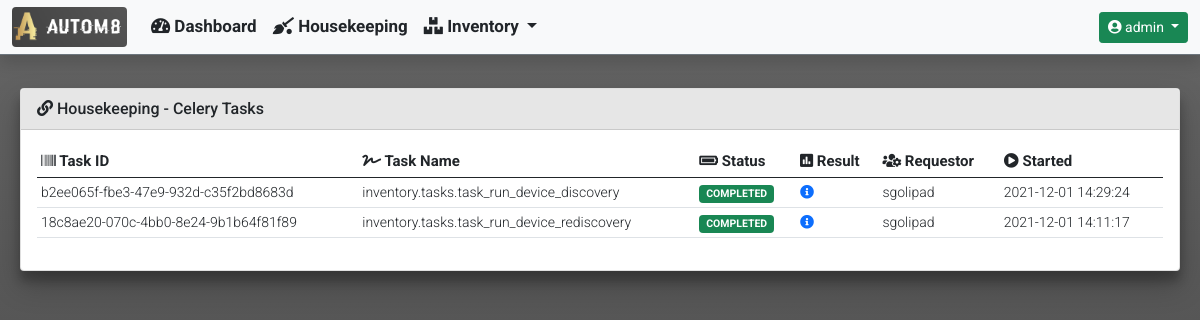
/housekeeping/ (signed in), run on an earlier commit of the app's database.
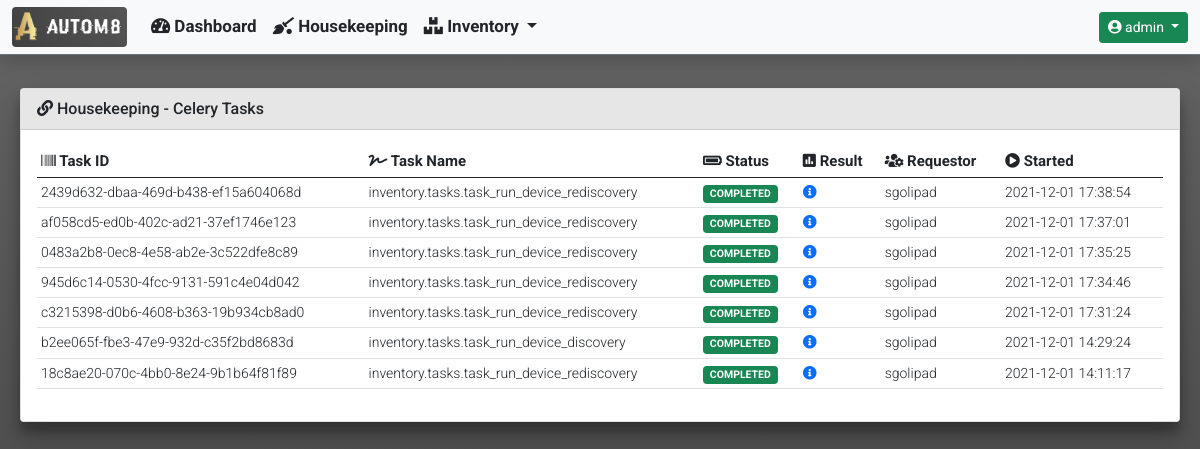
And on a later commit of the database.
### housekeeping/models.py (models this page shows)
class CeleryJobResults(models.Model):
    task_id = models.UUIDField(
        primary_key=True,
        default=uuid.uuid4,
        max_length=255
    )
    task_name = models.CharField(max_length=255)
    task_status = models.CharField(max_length=255)
    task_result = models.JSONField(null=True)
    task_requested_by = models.CharField(max_length=255)
    start_time = models.DateTimeField()

### housekeeping/views.py (the view)
def housekeeping_celery_tasks(request):
    hostname = 'celery@' + str(gethostname())
    tasks = current_app.control.inspect([hostname])
    tasks_list = CeleryJobResults.objects.all().order_by('-start_time')
    context = {
            'title': 'Housekeeping - Celery Tasks',
            'card_header': 'Housekeeping - Celery Tasks',
            'data': {
                'tasks_list': tasks_list
            }
        }
    if tasks.stats():
        data = {
            'celery_information': {
                'celery_statistics': tasks.stats(),
                'registered_tasks': tasks.registered_tasks()[hostname],
                'scheduled_tasks': tasks.scheduled()[hostname],
                'active_tasks': tasks.active()[hostname],
                'reserved_tasks': tasks.reserved()
            }
        }
        context['data'].update(data)
        return render(
            request,
            'housekeeping/housekeeping_celery_tasks.html',
            context
        )
    else:
        return render(
                request,
                'housekeeping/housekeeping_celery_tasks.html',
                context
            )

### templates/housekeeping/housekeeping_celery_tasks.html (shortened to what this page needs)
{% extends "base_template/base.html"%}
{% block content %}
{% if data.tasks_list %}
<div class="col-md-12">
    <div class="table-responsive rounded">
        <table id="celery_completed_tasks" class="table table-hover table-sm" style="width:100%">
            <thead>
                <tr>
                    <th><i class="fas fa-barcode"></i> Task ID</th>
                    <th><i class="fas fa-signature"></i> Task Name</th>
                    <th><i class="fas fa-battery-full"></i> Status</th>
                    <th><i class="fas fa-poll"></i> Result</th>
                    <th><i class="fas fa-users-cog"></i> Requestor</th>
                    <th><i class="fas fa-play-circle"></i> Started</th>
                </tr>
            </thead>
            <tbody>
                {% for completed_task in data.tasks_list %}
                <tr>
                    <td>{{ completed_task.task_id }}</td>
                    <td>{{ completed_task.task_name }}</td>
                    <td>
                        {% if 'COMPLETED' in completed_task.task_status %}
                            <span class="badge bg-success">{{ completed_task.task_status }}</span>
                        {% else %}
                            <span class="badge bg-danger">{{ completed_task.task_status }}</span>
                        {% endif %}
                    </td>
                    <td>
                        <a href="#" data-bs-toggle="modal" data-bs-target="#task_result_modal">
                            <i class="fas fa-info-circle"></i>
                        </a>
                    </td>
                    <td>{{ completed_task.task_requested_by }}</td>
                    <td>{{ completed_task.start_time|date:"Y-m-d H:i:s" }}</td>
                </tr>
                {% endfor %}
            </tbody>
        </table>
    </div>
</div>
{% endif %}
{% endblock %}

### templates/base_template/base.html (shortened to what this page needs)
{% load static %}
<!doctype html>
<html lang="en">
  <head>
    <link href="https://cdn.jsdelivr.net/npm/bootstrap@5.0.2/dist/css/bootstrap.min.css" rel="stylesheet">
    <link rel="stylesheet" href="https://cdnjs.cloudflare.com/ajax/libs/font-awesome/5.15.3/css/all.min.css" />
    <link rel="stylesheet" type="text/css" href="{% static 'css/custom.css' %}">
  </head>
  <body class="d-flex flex-column h-100">
    {% include 'navbar/navbar.html' %}
    <main class="container-fluid">
      <section>
          <div class="row">
            <div class="col-md-12">
                <div class="card">
                  {% if card_header %}
                  <div class="card-header">
                    <i class="fas fa-link"></i>
                      {{ card_header }}
                  </div>
                  {% endif %}
                  <div class="card-body">
                      {% block content %}
                      {% endblock %}
                  </div>
                </div>
            </div>
          </div>
      </section>
    </main>
  </body>
</html>

### templates/navbar/navbar.html (shortened to what this page needs)
{% load static %}
{% if user.is_authenticated %}
<nav class="navbar navbar-expand-md navbar-light bg-light fixed-top border-bottom border-secondary shadow">
  <div class="container-fluid">
    <a class="navbar-brand" href="#">
      <img class="rounded" src="{% static 'images/logos/portal_logo.png' %}" width="115" height="40">
    </a>
    <div class="collapse navbar-collapse" id="navbarCollapse">
      <ul class="navbar-nav me-auto mb-2 mb-md-0">
        <li class="nav-item">
          <a class="nav-link text-dark" href="{% url 'dashboard:dashboard' %}">
            <i class="fas fa-tachometer-alt"></i>
            Dashboard
          </a>
        </li>
        <li class="nav-item">
          <a class="nav-link text-dark" href="{% url 'housekeeping:housekeeping_celery_tasks' %}">
            <i class="fas fa-quidditch"></i>
            Housekeeping
          </a>
        </li>
        <li class="nav-item dropdown">
          <a class="nav-link dropdown-toggle text-dark" href="#" id="InventoryDropdown" role="button"
            data-bs-toggle="dropdown" aria-expanded="false">
            <i class="fas fa-boxes"></i>
            Inventory
          </a>
        </li>
      </ul>
      <div class="dropdown">
        <a class="btn btn-sm btn-success dropdown-toggle" href="#" role="button" id="UserProfileDropdown"
          data-bs-toggle="dropdown" aria-expanded="false">
          <i class="fas fa-user-circle"></i>
          {{ user.username }}
        </a>
      </div>
    </div>
  </div>
</nav>
{% endif %}

### static/css/custom.css (style rules this page uses)
nav { font-family: 'Roboto', sans-serif; font-weight: 700; font-size: 17px; height: 55px; top: 0; }
body { font-family: 'Roboto', sans-serif; font-weight: 400; font-size: 14px; overflow-y: scroll; min-height: 70rem; padding-top: 5rem; height: 100%; background: linear-gradient(to top, #e6e6e6, #4b4b4b, #656565) }
.card { transition: 0.3s; margin: 0.5rem; position: relative; box-shadow: 0 14px 28px rgba(0, 0, 0, 0.25), 0 10px 10px rgba(0, 0, 0, 0.22); }
.card-header { font-family: 'Roboto', sans-serif; font-weight: 500; font-size: 16px; background-color: #e6e6e6; }
th { font-family: 'Roboto', sans-serif; font-weight: 700; font-size: 15px; }
td { font-family: 'Roboto', sans-serif; font-weight: 300; font-size: 14px; }

What changed in the data, as far as the page shows it:
added CeleryJobResults: task_id "2439d632-dbaa-469d-b438-ef15a604068d", task_name "inventory.tasks.task_run_device_rediscovery", task_status "COMPLETED", task_requested_by "sgolipad", start_time "2021-12-01 17:38:54"
added CeleryJobResults: task_id "af058cd5-ed0b-402c-ad21-37ef1746e123", task_name "inventory.tasks.task_run_device_rediscovery", task_status "COMPLETED", task_requested_by "sgolipad", start_time "2021-12-01 17:37:01"
added CeleryJobResults: task_id "0483a2b8-0ec8-4e58-ab2e-3c522dfe8c89", task_name "inventory.tasks.task_run_device_rediscovery", task_status "COMPLETED", task_requested_by "sgolipad", start_time "2021-12-01 17:35:25"
added CeleryJobResults: task_id "945d6c14-0530-4fcc-9131-591c4e04d042", task_name "inventory.tasks.task_run_device_rediscovery", task_status "COMPLETED", task_requested_by "sgolipad", start_time "2021-12-01 17:34:46"
added CeleryJobResults: task_id "c3215398-d0b6-4608-b363-19b934cb8ad0", task_name "inventory.tasks.task_run_device_rediscovery", task_status "COMPLETED", task_requested_by "sgolipad", start_time "2021-12-01 17:31:24"
